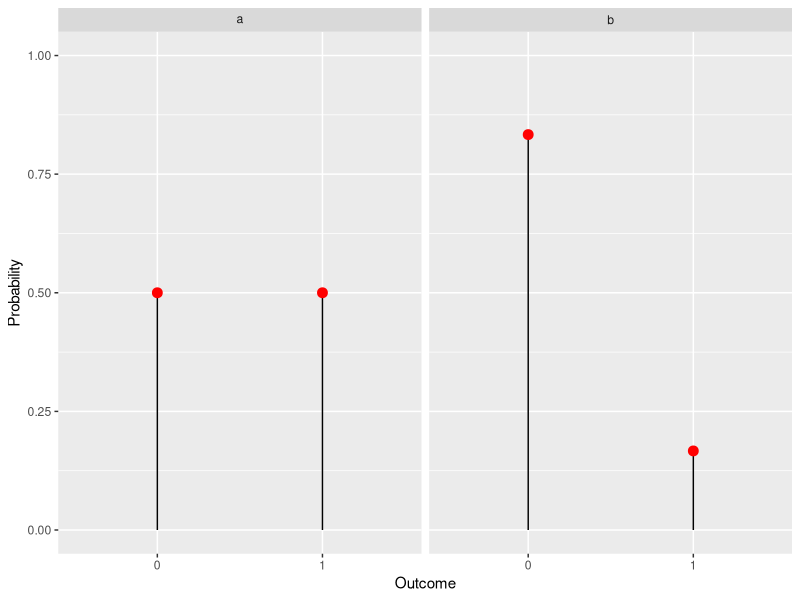

The R source for this figure:
## ---- chunk 1
library(ggplot2)

# Create data
df <- data.frame(
  outcome = rep(c(0, 1), 2),
  probability = c(1-0.5, 0.5, 1-1/6, 1/6),
  p_value = factor(rep(c("a", "b"), each=2))
)

# Plot
ggplot(df, aes(x=factor(outcome), y=probability)) +
  geom_segment(aes(xend=factor(outcome), yend=0), color='black') +
  geom_point(color="red", size=3) +
  coord_cartesian(ylim = c(0, 1)) +
  labs(y = "Probability", x = "Outcome") +
  theme(legend.position="none") +
  facet_wrap(~p_value, ncol=2, scales = "free_x", labeller = label_parsed)
